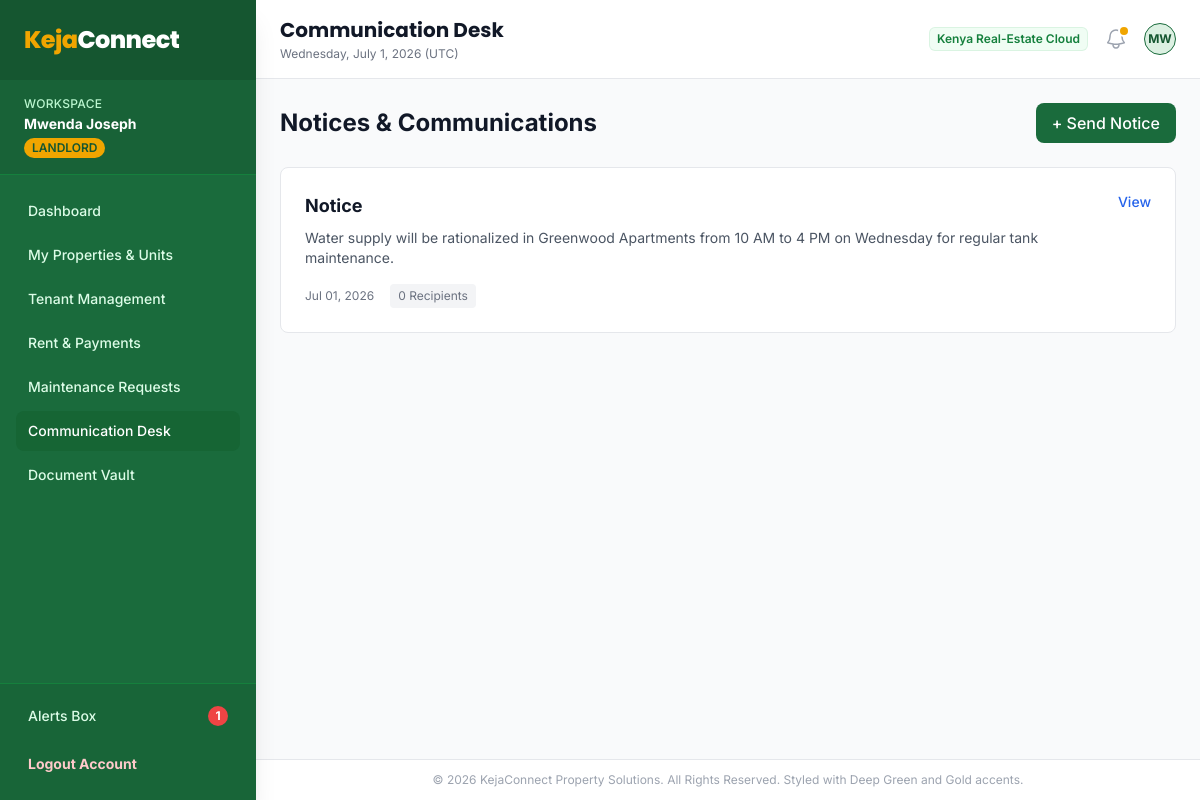
Page /landlord/notices/index.php (signed in) on the committed database.
### tables this page shows
CREATE TABLE IF NOT EXISTS `notices` (
  `id` INT AUTO_INCREMENT PRIMARY KEY,
  `sender_id` INT NOT NULL,
  `recipient_id` INT NULL,  
  `tenancy_id` INT NULL,
  `subject` VARCHAR(150) NOT NULL,
  `message` TEXT NOT NULL,
  `type` ENUM('rent_reminder', 'eviction', 'maintenance', 'general') NOT NULL DEFAULT 'general',
  `is_read` BOOLEAN NOT NULL DEFAULT FALSE,
  `created_at` TIMESTAMP DEFAULT CURRENT_TIMESTAMP,
  FOREIGN KEY (`sender_id`) REFERENCES `users` (`id`) ON DELETE CASCADE,
  INDEX `idx_recipient` (`recipient_id`),
  INDEX `idx_sender` (`sender_id`)
);

### includes/functions.php (called while the page is built, shortened)
<?php
function sanitize($data) {
    return htmlspecialchars(trim($data), ENT_QUOTES, 'UTF-8');
}

### landlord/notices/index.php (the view, shortened to what this page needs)
<?php
require_once __DIR__ . '/../../includes/functions.php';
$landlord_id = $_SESSION['user_id'];
$db = get_db_connection();
$stmt = $db->prepare("
    SELECT n.*,
           u.full_name as sender_name
    FROM notices n
    LEFT JOIN users u ON n.sender_id = u.id
    WHERE n.sender_id = ?
    ORDER BY n.created_at DESC
");
$stmt->execute([$landlord_id]);
$notices = $stmt->fetchAll();
include __DIR__ . '/../../includes/header.php';
?>
<div class="grid grid-cols-1 gap-6">
    <div class="flex items-center justify-between">
        <h2 class="text-2xl font-bold text-gray-900">Notices & Communications</h2>
        <a href="<?php echo BASE_URL; ?>/landlord/notices/send.php" class="inline-flex items-center px-4 py-2 rounded-lg bg-brand-600 text-white font-medium hover:bg-brand-700">
            <span>+ Send Notice</span>
        </a>
    </div>
    <?php if (!empty($notices)): ?>
        <div class="space-y-4">
            <?php foreach ($notices as $notice): ?>
                <div class="bg-white p-6 rounded-lg border border-gray-200 hover:shadow-md transition-shadow">
                    <div class="flex items-start justify-between">
                        <div class="flex-1">
                            <h3 class="text-lg font-bold text-gray-900"><?php echo sanitize($notice['title'] ?? 'Notice'); ?></h3>
                            <p class="text-sm text-gray-600 mt-2 line-clamp-2"><?php echo sanitize($notice['message'] ?? ''); ?></p>
                            <div class="flex items-center space-x-4 mt-4 text-xs text-gray-500">
                                <span><?php echo date('M d, Y', strtotime($notice['created_at'])); ?></span>
                                <span class="px-2 py-1 bg-gray-100 rounded"><?php echo $notice['recipient_count'] ?? 0; ?> Recipients</span>
                            </div>
                        </div>
                        <a href="#" class="text-blue-600 hover:text-blue-900 font-medium text-sm">View</a>
                    </div>
                </div>
            <?php endforeach; ?>
        </div>
    <?php endif; ?>
</div>
<?php include __DIR__ . '/../../includes/footer.php'; ?>

### includes/header.php (style rules this page uses)
body { font-family: 'Inter', sans-serif; }

### rows in the picture
notices: title "Notice", message "Water supply will be rationalized in Greenwood Apartments from 10 AM to 4 PM on Wednesday for regular tank maintenance.", created_at "Jul 01, 2026", recipient_count "0"

### other values in the picture
$user_name "Mwenda Joseph"
$user_role "LANDLORD"
$unread_notices "1"
$page_heading "Communication Desk"
substr($user_name, 0, 2) "MW"
APP_COMPANY "KejaConnect Property Solutions"
